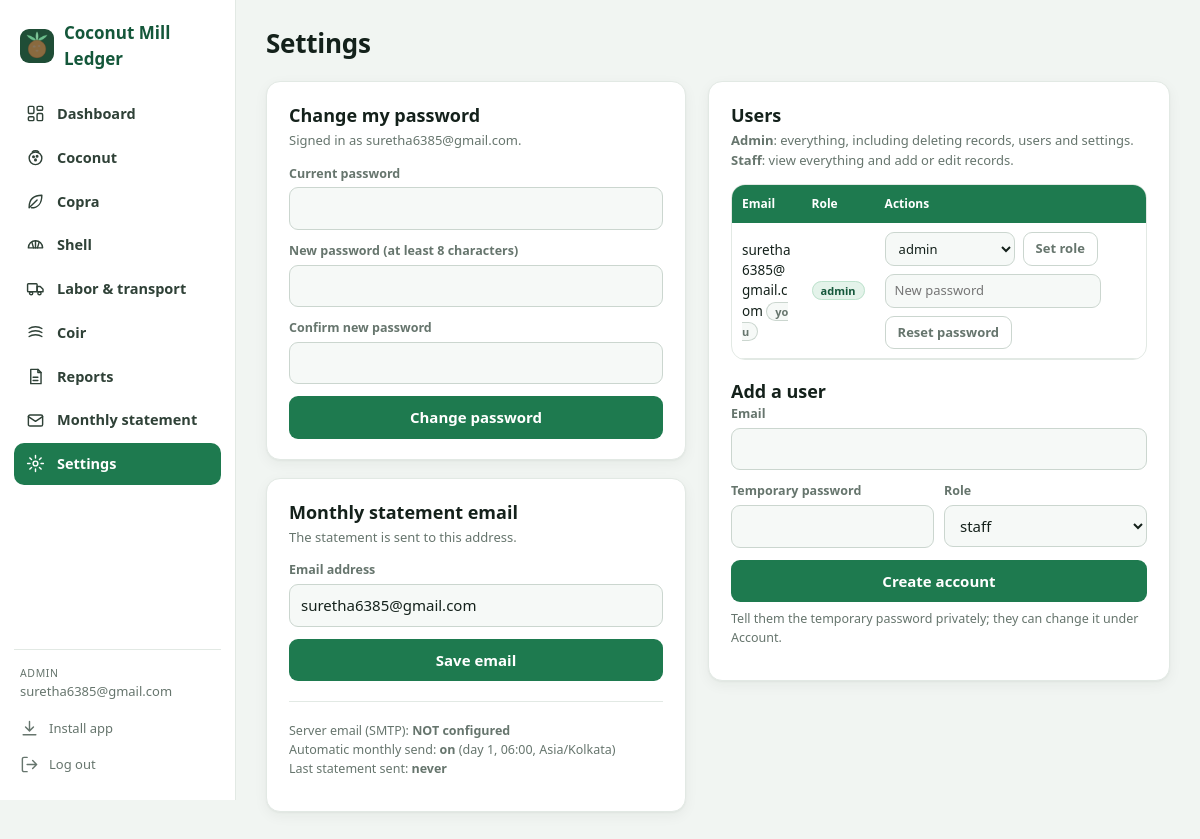
The app's page /settings (signed in) with its own data.
### tables this page shows
CREATE TABLE users (
    id INTEGER PRIMARY KEY AUTOINCREMENT,
    email TEXT NOT NULL UNIQUE, password_hash TEXT NOT NULL,
    role TEXT NOT NULL DEFAULT 'staff', created_at TEXT DEFAULT CURRENT_TIMESTAMP);

CREATE TABLE settings (key TEXT PRIMARY KEY, value TEXT);

### app.py (the view)
@app.route("/settings")
def settings():
    conn = db()
    users = [dict(r) for r in conn.execute("SELECT id, email, role, created_at FROM users ORDER BY id")]
    return render_template("settings.html", email=get_setting(conn, "registered_email"),
                           smtp_ok=smtp_configured(), users=users,
                           scheduler_on=os.environ.get("ENABLE_SCHEDULER", "1") == "1",
                           tz=os.environ.get("SCHEDULER_TZ", "Asia/Kolkata"),
                           last_month=get_setting(conn, "last_sent_month"),
                           last_at=get_setting(conn, "last_sent_at"))

### app.py (called while the page is built)
def connect():
    conn = sqlite3.connect(DB_PATH)
    conn.row_factory = sqlite3.Row
    return conn

def db():
    if "db" not in g:
        g.db = connect()
    return g.db

def get_setting(conn, key, default=""):
    row = conn.execute("SELECT value FROM settings WHERE key=?", (key,)).fetchone()
    return row["value"] if row else default

def smtp_configured():
    return bool(os.environ.get("SMTP_HOST") and os.environ.get("SMTP_FROM"))

def user_count(conn):
    return conn.execute("SELECT COUNT(*) FROM users").fetchone()[0]

@app.after_request
def security_headers(resp):
    resp.headers.setdefault("X-Content-Type-Options", "nosniff")
    resp.headers.setdefault("Referrer-Policy", "same-origin")
    resp.headers.setdefault("X-Frame-Options", "DENY")
    resp.headers.setdefault(
        "Content-Security-Policy",
        "default-src 'self'; img-src 'self' data:; style-src 'self' 'unsafe-inline'; "
        "script-src 'self'; base-uri 'self'; form-action 'self'; frame-ancestors 'none'")
    return resp

@app.context_processor
def inject_globals():
    if "csrf" not in session:
        session["csrf"] = secrets.token_hex(16)
    return dict(csrf=session["csrf"], datasets=DATASETS, cur=CUR, user=g.get("user"),
                today=dt.date.today().isoformat())

### templates/settings.html (shortened to what this page needs)
{% extends "base.html" %}
{% block content %}
<div class="pagehead"><h1 class="page-title">{{ 'Settings' if user.role == 'admin' else 'Account' }}</h1></div>
<div class="grid" style="grid-template-columns:minmax(290px,420px) minmax(0,1fr);">
  <div>
    <div class="panel" style="margin-bottom:18px;">
      <h2>Change my password</h2>
      <p class="sub">Signed in as {{ user.email }}.</p>
      <form method="post" action="{{ url_for('settings_password') }}">
        <div class="field"><label for="current_password">Current password</label><input type="password" id="current_password" name="current_password" autocomplete="current-password" required></div>
        <div class="field"><label for="new_password">New password (at least 8 characters)</label><input type="password" id="new_password" name="new_password" autocomplete="new-password" minlength="8" required></div>
        <div class="field"><label for="confirm">Confirm new password</label><input type="password" id="confirm" name="confirm" autocomplete="new-password" minlength="8" required></div>
        <button class="primary" type="submit">Change password</button>
      </form>
    </div>
    {% if user.role == 'admin' %}
    <div class="panel">
      <h2>Monthly statement email</h2>
      <p class="sub">The statement is sent to this address.</p>
      <form method="post" action="{{ url_for('settings_email') }}">
        <div class="field"><label for="registered_email">Email address</label>
          <input type="email" id="registered_email" name="registered_email" value="{{ email }}" placeholder="accounts@yourmill.com"></div>
        <button class="primary" type="submit">Save email</button>
      </form>
      <hr class="sep">
      <p class="note">
        Server email (SMTP): <strong>{{ 'configured' if smtp_ok else 'NOT configured' }}</strong><br>
        Automatic monthly send: <strong>{{ 'on' if scheduler_on else 'off' }}</strong> (day 1, 06:00, {{ tz }})<br>
        Last statement sent: <strong>{{ (last_month ~ ' at ' ~ last_at) if last_month else 'never' }}</strong>
      </p>
    </div>
    {% endif %}
  </div>
  {% if user.role == 'admin' %}
  <div class="panel">
    <h2>Users</h2>
    <p class="sub"><strong>Admin</strong>: everything, including deleting records, users and settings. <strong>Staff</strong>: view everything and add or edit records.</p>
    <div class="table-wrap" style="box-shadow:none;margin-bottom:18px;">
      <table style="min-width:0;">
        <thead><tr><th class="l">Email</th><th class="l">Role</th><th class="l">Actions</th></tr></thead>
        <tbody>
        {% for u in users %}
          <tr>
            <td class="l" style="white-space:normal;word-break:break-all;">{{ u.email }}{% if u.id == user.id %} <span class="tag">you</span>{% endif %}</td>
            <td class="l"><span class="tag {{ 'admin' if u.role == 'admin' }}">{{ u.role }}</span></td>
            <td class="l">
              <div class="userrow">
                <form method="post" action="{{ url_for('user_role', uid=u.id) }}" class="userrow">
                  <select name="role" aria-label="Role for {{ u.email }}"><option value="staff" {{ 'selected' if u.role == 'staff' }}>staff</option><option value="admin" {{ 'selected' if u.role == 'admin' }}>admin</option></select>
                  <button class="ghost" type="submit">Set role</button>
                </form>
                <form method="post" action="{{ url_for('user_reset_password', uid=u.id) }}" class="userrow">
                  <input type="password" name="password" placeholder="New password" minlength="8" autocomplete="new-password" aria-label="New password for {{ u.email }}" required>
                  <button class="ghost" type="submit">Reset password</button>
                </form>
              </div>
            </td>
          </tr>
        {% endfor %}
        </tbody>
      </table>
    </div>
    <h2>Add a user</h2>
    <form method="post" action="{{ url_for('user_add') }}">
      <div class="field"><label for="nu_email">Email</label><input type="email" id="nu_email" name="email" required></div>
      <div class="row2">
        <div class="field"><label for="nu_pw">Temporary password</label><input type="password" id="nu_pw" name="password" minlength="8" autocomplete="new-password" required></div>
        <div class="field"><label for="nu_role">Role</label><select id="nu_role" name="role"><option value="staff">staff</option><option value="admin">admin</option></select></div>
      </div>
      <button class="primary" type="submit">Create account</button>
      <p class="note" style="margin-top:8px;">Tell them the temporary password privately; they can change it under Account.</p>
    </form>
  </div>
  {% endif %}
</div>
{% endblock %}

### templates/base.html (shortened to what this page needs)
{% from "_icons.html" import icon -%}
<!doctype html>
<html lang="en">
<head>
  {% include "_head.html" %}
</head>
<body>
<div class="shell">
  <aside class="side">
    <a class="brand" href="{{ url_for('dashboard') }}"><img src="{{ url_for('static', filename='icons/icon-192.png') }}" alt=""><span>Coconut Mill Ledger</span></a>
    <nav class="sidenav">
      <a class="nav {{ 'active' if request.endpoint == 'dashboard' }}" href="{{ url_for('dashboard') }}">{{ icon('dashboard') }}<span>Dashboard</span></a>
      {% set icons = {'coconut': 'coconut', 'copra': 'copra', 'shell': 'shell', 'expenses': 'expenses', 'coir': 'coir'} %}
      {% for k, d in datasets.items() %}
        <a class="nav {{ 'active' if request.endpoint in ('dataset',) and key is defined and key == k }}" href="{{ url_for('dataset', key=k) }}">{{ icon(icons[k]) }}<span>{{ d.title }}</span></a>
      {% endfor %}
      <a class="nav {{ 'active' if request.endpoint == 'summary' }}" href="{{ url_for('summary') }}">{{ icon('reports') }}<span>Reports</span></a>
      <a class="nav {{ 'active' if request.endpoint == 'statement' }}" href="{{ url_for('statement') }}">{{ icon('statement') }}<span>Monthly statement</span></a>
      <a class="nav {{ 'active' if request.endpoint == 'settings' }}" href="{{ url_for('settings') }}">{{ icon('settings') }}<span>{{ 'Settings' if user.role == 'admin' else 'Account' }}</span></a>
    </nav>
    <div class="sidefoot">
      <div class="who"><small>{{ user.role }}</small>{{ user.email }}</div>
      <button type="button" data-install hidden>{{ icon('install') }}<span>Install app</span></button>
      <form method="post" action="{{ url_for('logout') }}">
        <button type="submit">{{ icon('logout') }}<span>Log out</span></button>
      </form>
    </div>
  </aside>
  <main class="main">
    {% block content %}{% endblock %}
  </main>
</div>
</body>
</html>

### templates/_icons.html (shortened to what this page needs)
{% macro icon(name) -%}
<svg class="ic" viewBox="0 0 24 24" fill="none" stroke="currentColor" stroke-width="1.8" stroke-linecap="round" stroke-linejoin="round" aria-hidden="true">{{ p[name]|safe }}</svg>
{%- endmacro %}

### templates/_head.html (shortened to what this page needs)
<link rel="stylesheet" href="{{ url_for('static', filename='style.css') }}">

### static/style.css (style rules this page uses)
:root { --bg:#F1F5F2;--panel:#fff;--panel2:#F6F9F7;--text:#14211B;--muted:#66756D;--border:#E2E9E4;--border2:#CBD6CF; --green:#1E7A4F;--green-dark:#14573A;--green-soft:#E4F3EA;--blue:#4A90D9;--red:#C0392B;--red-soft:#FBE7E4; --shadow:0 1px 2px rgba(20,33,27,.04),0 4px 14px rgba(20,33,27,.05); }
* { box-sizing:border-box }
html { -webkit-text-size-adjust:100% }
body { margin:0;background:var(--bg);color:var(--text);font:15px/1.5 system-ui,-apple-system,"Segoe UI",Roboto,"Helvetica Neue",Arial,sans-serif; padding-top:env(safe-area-inset-top,0);padding-bottom:env(safe-area-inset-bottom,0) }
a { color:var(--green-dark) }
h1,h2,h3 { margin:0 }
h2 { font-size:18px;font-weight:650 }
.shell { display:grid;grid-template-columns:236px minmax(0,1fr);min-height:100vh }
.side { background:var(--panel);border-right:1px solid var(--border);padding:18px 14px;position:sticky;top:0;height:100vh; overflow-y:auto;display:flex;flex-direction:column }
.brand { display:flex;align-items:center;gap:10px;font-weight:700;font-size:17px;color:var(--green-dark);margin:2px 6px 22px;text-decoration:none }
.brand img { width:34px;height:34px;border-radius:9px }
.sidenav { display:flex;flex-direction:column;gap:2px }
.nav { display:flex;align-items:center;gap:12px;padding:10px 12px;border-radius:10px;color:#2F4137;text-decoration:none;font-weight:550;font-size:14.5px }
.nav.active { background:var(--green);color:#fff }
.ic { width:19px;height:19px;flex:0 0 19px }
.sidefoot { margin-top:auto;padding-top:16px;border-top:1px solid var(--border);font-size:13px;color:var(--muted) }
.sidefoot .who { padding:0 6px 10px;word-break:break-all }
.sidefoot .who small { display:block;text-transform:uppercase;letter-spacing:.06em;font-size:10.5px }
.sidefoot form { margin:0 }
.sidefoot button { width:100%;text-align:left;background:none;border:none;padding:8px 6px;color:var(--muted);font:inherit;cursor:pointer;border-radius:8px;display:flex;gap:10px;align-items:center }
.main { padding:24px 30px 64px;min-width:0 }
.page-title { font-size:26px;font-weight:700;letter-spacing:-.01em }
.pagehead { display:flex;justify-content:space-between;align-items:center;gap:14px;flex-wrap:wrap;margin-bottom:18px }
.sub { color:var(--muted);font-size:13px;margin:2px 0 14px }
.grid { display:grid;grid-template-columns:minmax(290px,370px) minmax(0,1fr);gap:22px;align-items:start }
.panel { background:var(--panel);border:1px solid var(--border);border-radius:14px;padding:20px 22px;box-shadow:var(--shadow) }
.field { display:flex;flex-direction:column;gap:4px;margin-bottom:12px }
.row2 { display:grid;grid-template-columns:1fr 1fr;gap:10px }
label { font-size:12.5px;color:var(--muted);font-weight:550 }
input,select { font:inherit;padding:9px 11px;border-radius:9px;border:1px solid var(--border2);background:var(--panel2);color:var(--text);width:100% }
button,.btn { font:inherit;font-weight:600;border-radius:9px;border:1px solid transparent;padding:9px 16px;cursor:pointer;text-decoration:none;display:inline-block;text-align:center }
.primary { background:var(--green);color:#fff;width:100% }
.ghost { background:transparent;border-color:var(--border2);color:var(--muted) }
.table-wrap { overflow-x:auto;border:1px solid var(--border);border-radius:14px;background:var(--panel);box-shadow:var(--shadow) }
table { border-collapse:collapse;width:100%;min-width:560px;font-size:13.5px }
th { background:var(--green);color:#fff;font-size:12px;text-align:right;padding:10px;white-space:nowrap;font-weight:600 }
td { padding:9px 10px;text-align:right;border-bottom:1px solid var(--border);white-space:nowrap;font-variant-numeric:tabular-nums }
th.l,td.l { text-align:left }
.note { font-size:12.5px;color:var(--muted);line-height:1.5 }
hr.sep { border:none;border-top:1px solid var(--border);margin:20px 0 }
.userrow { display:flex;gap:8px;align-items:center;flex-wrap:wrap }
.userrow input,.userrow select { width:auto;min-width:130px;padding:6px 9px;font-size:13px }
.userrow button { padding:6px 12px;font-size:13px }
.tag { font-size:11px;font-weight:650;padding:1px 8px;border-radius:10px;background:var(--panel2);border:1px solid var(--border2);color:var(--muted) }
.tag.admin { background:var(--green-soft);border-color:#BFE3CE;color:var(--green-dark) }

### records on screen
users: role "Settings", role "ADMIN", email "suretha6385@gmail.com", shows "you", role "admin"
settings: registered_email "suretha6385@gmail.com"

### other values on screen
{{ d.title }} "Coconut" "Copra" "Shell" "Labor & transport" "Coir"
{{ 'configured' if smtp_ok else 'NOT configured' }} "NOT configured"
{{ 'on' if scheduler_on else 'off' }} "on"
{{ tz }} "Asia/Kolkata"
{{ (last_month ~ ' at ' ~ last_at) if last_month else 'never' }} "never"
